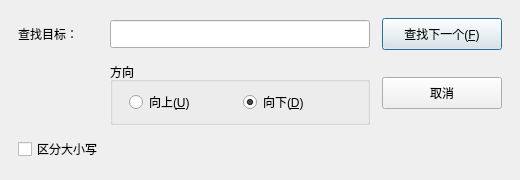
<?xml version="1.0" encoding="UTF-8"?>
<ui version="4.0">
 <class>FindDialog</class>
 <widget class="QDialog" name="FindDialog">
  <property name="geometry">
   <rect>
    <x>0</x>
    <y>0</y>
    <width>520</width>
    <height>180</height>
   </rect>
  </property>
  <property name="minimumSize">
   <size>
    <width>500</width>
    <height>170</height>
   </size>
  </property>
  <property name="windowTitle">
   <string>查找</string>
  </property>
  <property name="windowIcon">
   <iconset resource="resources.qrc">
    <normaloff>:/icons/find.png</normaloff>:/icons/find.png</iconset>
  </property>
  <property name="modal">
   <bool>false</bool>
  </property>
  <layout class="QGridLayout" name="gridLayout">
   <property name="leftMargin">
    <number>18</number>
   </property>
   <property name="topMargin">
    <number>18</number>
   </property>
   <property name="rightMargin">
    <number>18</number>
   </property>
   <property name="bottomMargin">
    <number>18</number>
   </property>
   <property name="horizontalSpacing">
    <number>12</number>
   </property>
   <property name="verticalSpacing">
    <number>12</number>
   </property>
   <item row="0" column="0">
    <widget class="QLabel" name="labelFind">
     <property name="text">
      <string>查找目标：</string>
     </property>
    </widget>
   </item>
   <item row="0" column="1" colspan="2">
    <widget class="QLineEdit" name="lineEditFind">
     <property name="minimumSize">
      <size>
       <width>260</width>
       <height>28</height>
      </size>
     </property>
     <property name="clearButtonEnabled">
      <bool>true</bool>
     </property>
    </widget>
   </item>
   <item row="0" column="3">
    <widget class="QPushButton" name="buttonFind">
     <property name="minimumSize">
      <size>
       <width>120</width>
       <height>32</height>
      </size>
     </property>
     <property name="text">
      <string>查找下一个(&amp;F)</string>
     </property>
     <property name="default">
      <bool>true</bool>
     </property>
    </widget>
   </item>
   <item row="1" column="1" colspan="2">
    <widget class="QGroupBox" name="groupBoxDirection">
     <property name="title">
      <string>方向</string>
     </property>
     <layout class="QHBoxLayout" name="horizontalLayoutDirection">
      <property name="leftMargin">
       <number>16</number>
      </property>
      <property name="topMargin">
       <number>8</number>
      </property>
      <property name="rightMargin">
       <number>16</number>
      </property>
      <property name="bottomMargin">
       <number>8</number>
      </property>
      <item>
       <widget class="QRadioButton" name="radioUp">
        <property name="text">
         <string>向上(&amp;U)</string>
        </property>
       </widget>
      </item>
      <item>
       <widget class="QRadioButton" name="radioDown">
        <property name="text">
         <string>向下(&amp;D)</string>
        </property>
        <property name="checked">
         <bool>true</bool>
        </property>
       </widget>
      </item>
     </layout>
    </widget>
   </item>
   <item row="1" column="3">
    <widget class="QPushButton" name="buttonCancel">
     <property name="minimumSize">
      <size>
       <width>120</width>
       <height>32</height>
      </size>
     </property>
     <property name="text">
      <string>取消</string>
     </property>
    </widget>
   </item>
   <item row="2" column="0" colspan="2">
    <widget class="QCheckBox" name="checkCase">
     <property name="text">
      <string>区分大小写</string>
     </property>
    </widget>
   </item>
  </layout>
 </widget>
 <resources>
  <include location="resources.qrc"/>
 </resources>
 <connections/>
</ui>
